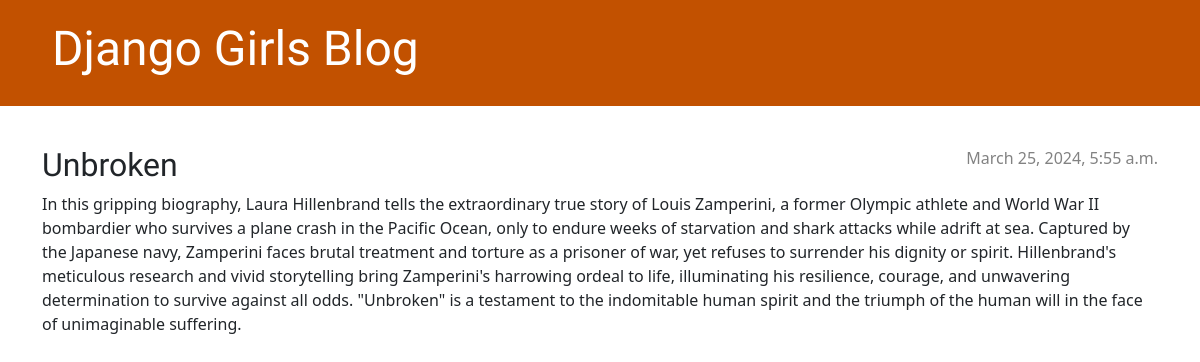
Screenshot of /post/11/ with the database file from the repository.
### blog/models.py (models this page shows, shortened)
class Post(models.Model):
    author = models.ForeignKey(settings.AUTH_USER_MODEL, on_delete=models.CASCADE)
    title = models.CharField(max_length=200)
    text = models.TextField()
    created_date = models.DateTimeField(default=timezone.now)
    published_date = models.DateTimeField(blank=True, null=True)

### blog/views.py (the view)
# urls.py: path('post/<int:pk>/', views.post_detail, name='post_detail'),
def post_detail(request, pk):
    post = get_object_or_404(Post, pk=pk)
    return render(request, 'blog/post_detail.html', {'post': post})

### blog/templates/blog/post_detail.html (shortened to what this page needs)
{% extends 'blog/base.html' %}
{% block content %}
    <article class="post">
        {% if post.published_date %}
        <div class="date">
            {{ post.published_date }}
        </div>
    {% endif %}
        <h2>{{ post.title }}</h2>
        <p>{{ post.text|linebreaksbr }}</p>
    </article>
{% endblock %}

### blog/static/css/blog.css (style rules this page uses)
h1, h2, h3, h4 { font-family: 'Lobster', cursive; }
.date { color: #828282; }
.post { margin-bottom: 70px; }
.post > .date, .post > .actions { float: right; }

### rows the page displays
Post: published_date "March 25, 2024, 5:55 a.m.", title "Unbroken", text "In this gripping biography, Laura Hillenbrand tells the extraordinary true story of Louis Zamperini, a former Olympic athlete and World War II bombardier who survives a plane crash in the Pacific Ocean, only to endure weeks of starvation and shark attacks while adrift at sea. Captured by the Japanese navy, Zamperini faces brutal treatment and torture as a prisoner of war, yet refuses to surrender his dignity or spirit. Hillenbrand's meticulous research and vivid storytelling bring Zamperini's harrowing ordeal to life, illuminating his resilience, courage, and unwavering determination to survive against all odds. \"Unbroken\" is a testament to the indomitable human spirit and the triumph of…"
